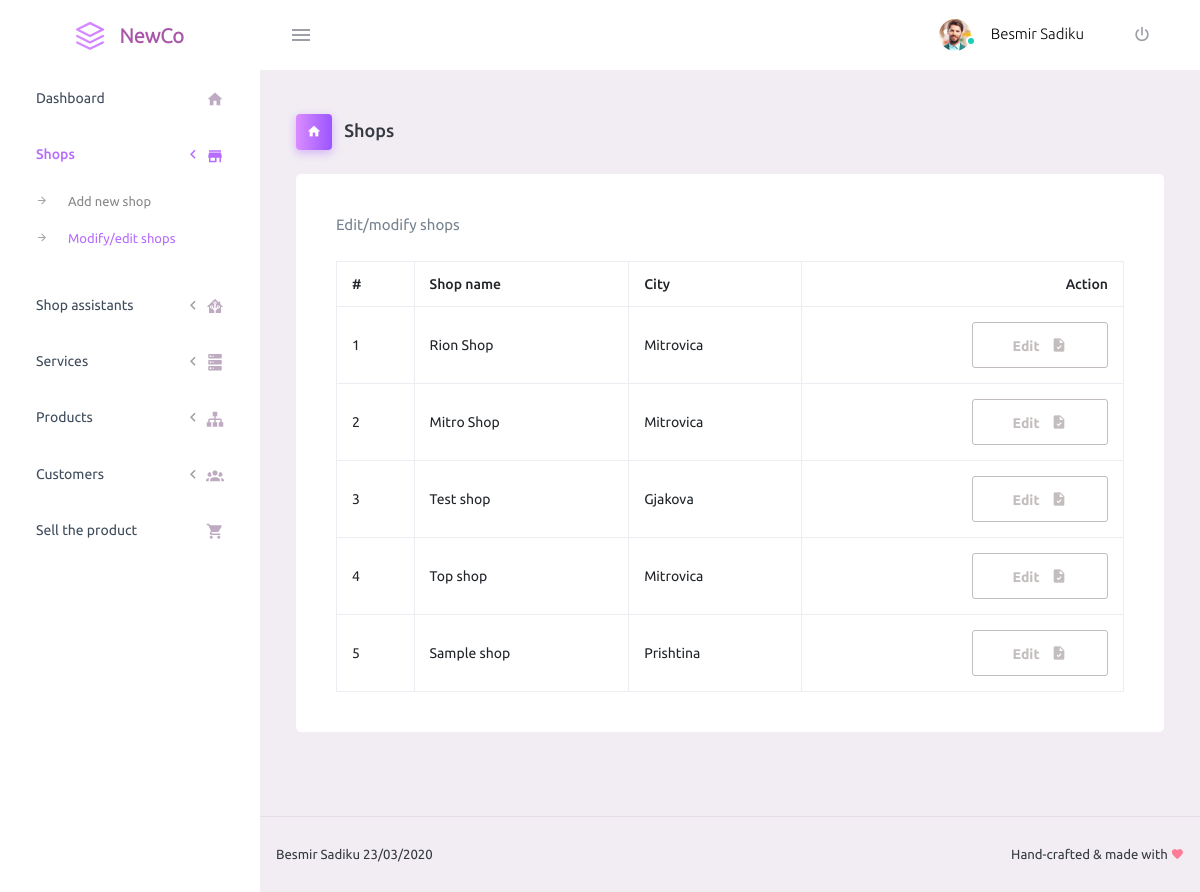
The app's page /dashboard.php?page=shops&action=edit (signed in) with its own data.
### tables this page shows
CREATE TABLE `tbl_shops` (
  `sho_id` int(11) NOT NULL,
  `sho_name` varchar(20) NOT NULL,
  `cit_id` int(11) NOT NULL
);

CREATE TABLE `tbl_cities` (
  `cit_id` int(11) NOT NULL,
  `cit_name` varchar(45) NOT NULL
);

### functions.php (called while the page is built, shortened)
<?php
function getCity($cityId)
{
	include('mysqli.config.php');
	$city = mysqli_query($link, "CALL getCity($cityId)");
	$c = mysqli_fetch_object($city);
	return $c->cit_name;
}
?>

### pages/_frm_shops.php (the view, shortened to what this page needs)
<div class="row">
    <div class="col-12 grid-margin stretch-card">
        <div class="card">
            <div class="card-body">
                <?php
    if(isset($_GET['action']) && ($_GET['action'] == 'edit') ) :
        if(!isset($_GET['shopId']))
        {
            $i = 1;
            $shops = mysqli_query($link, "CALL getShops()");
?>
    <p class="card-description">Edit/modify shops</p>
    <table class="table table-bordered table-hover">
        <thead>
            <tr>
                <th> # </th>
                <th>Shop name</th>
                <th>City</th>
                <th><span style="float: right;">Action</span></th>
            </tr>
        </thead>
        <tbody>
            <?php while ($shop = mysqli_fetch_object($shops)) : ?>
            <tr>
                <td><?= $i ?></td>
                <td><?= $shop->sho_name ?></td>
                <td><?= getCity($shop->cit_id) ?></td>
                <td>
                    <a href="dashboard.php?page=shops&action=edit&shopId=<?= $shop->sho_id ?>" style="float: right;" class="btn btn-outline-secondary btn-icon-text">
                        Edit <i class="mdi mdi-file-check btn-icon-append"></i>
                    </a>
                </td>
            </tr>
            <?php $i++; endwhile; mysqli_free_result($shops); ?>
        </tbody>
    </table>
    <?php
        }
    endif;
?>
            </div>
        </div>
    </div>
</div>

### records on screen
tbl_shops: sho_name "Rion Shop", cit.cit_name "Mitrovica"
tbl_shops: sho_name "Mitro Shop", cit.cit_name "Mitrovica"
tbl_shops: sho_name "Test shop", cit.cit_name "Gjakova"
tbl_shops: sho_name "Top shop", cit.cit_name "Mitrovica"
tbl_shops: sho_name "Sample shop", cit.cit_name "Prishtina"

### other values on screen
breadcrumb($_GET['page']) "Shops"
